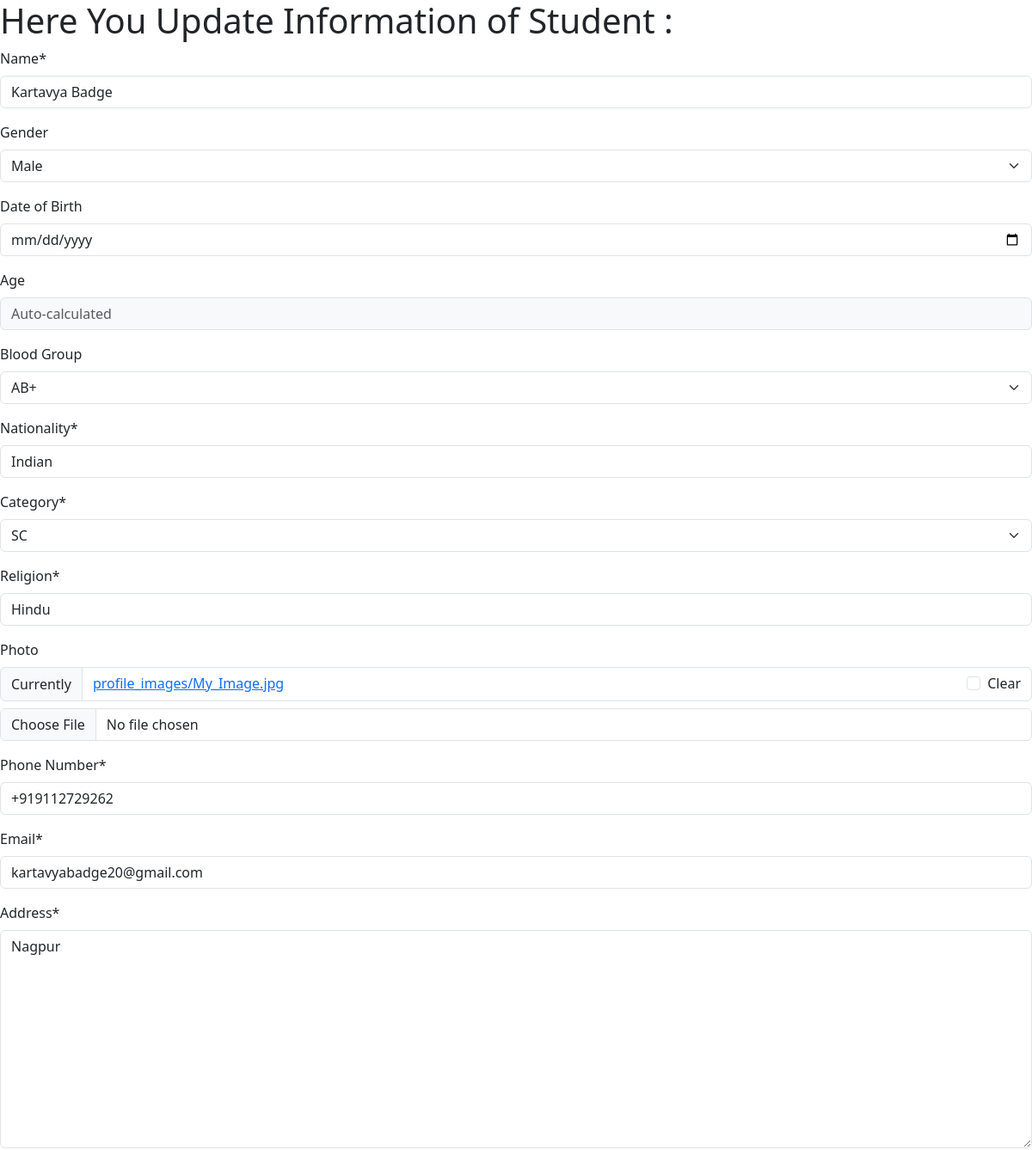
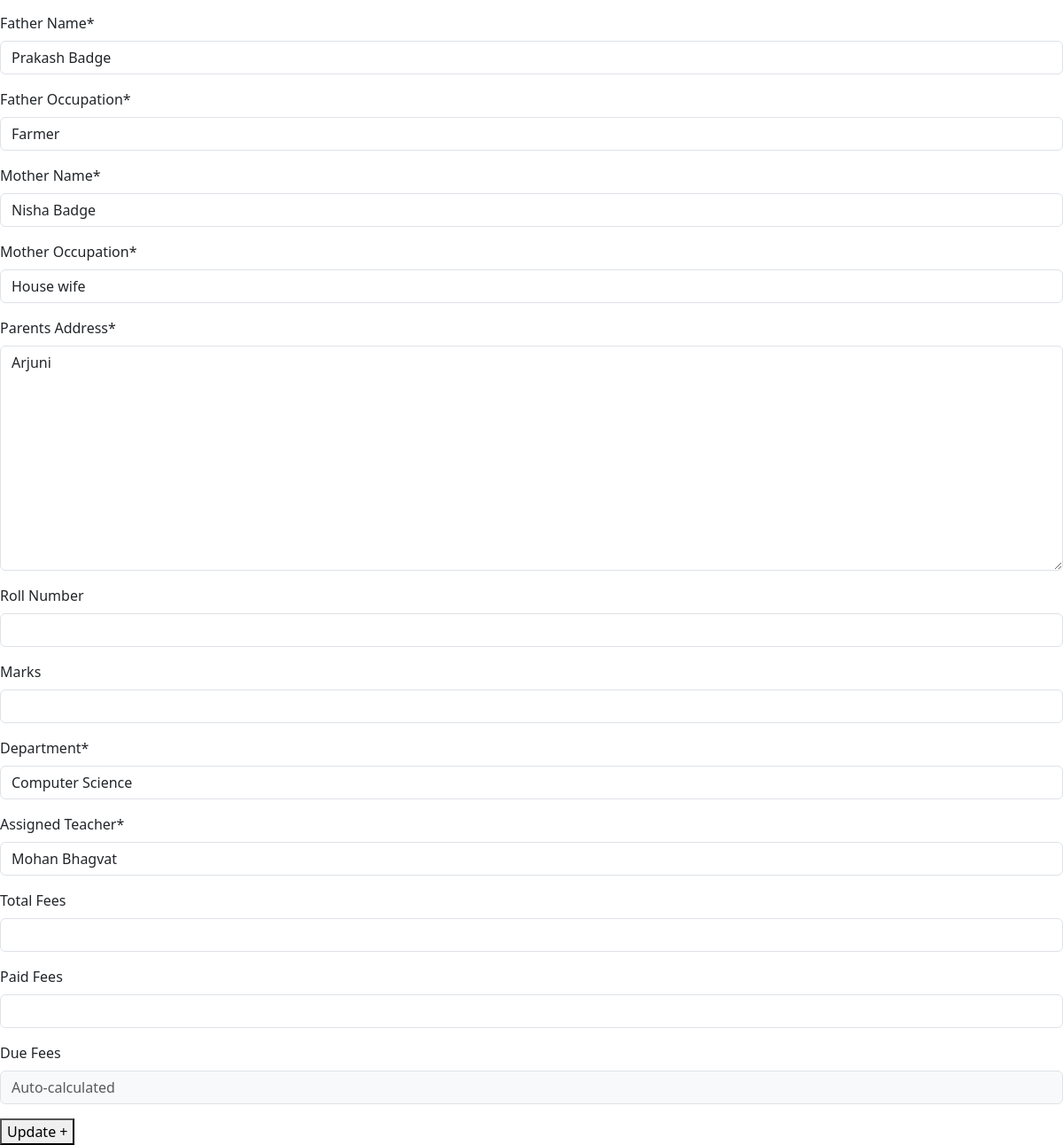
Page /update/7/ on the committed database (2 pictures, top to bottom).
### modelapp/models.py (models this page shows, shortened)
class Student(models.Model):
    Gender_Choices = [
        ('','--Select Gender--'),
        ('Male','Male'),
        ('Female','Female'),
        ('Other','Other'),
    ]
    bldg_choices = [
        ('', '--Select Blood Group--'),
        ('A+','A+')   ,  ('A-','A-'),
        ('B+','B+')   ,  ('B-','B-'),
        ('AB+','AB+') ,  ('AB-','AB-'),
        ('O+','O+')   ,  ('O-','O-'),
    ]
    category_choices = [
        ('', '--Select Category--'),
        ('SC','SC'),
        ('ST','ST'),
        ('NT','NT'),
        ('OBC','OBC'),
        ('General','General'),
    ]
    Name        = models.CharField(max_length=80)
    Gender      = models.CharField(max_length=10, choices=Gender_Choices,default='', verbose_name="Gender", null=True, blank=True)
    DOB         = models.DateField(verbose_name = 'Date of Birth', null = True, blank=True)
    Age         = models.IntegerField(null=True, blank=True)
    Blood_Group = models.CharField(max_length=5, choices=bldg_choices, default='' ,verbose_name="Blood Group", null=True, blank=True)
    Nationality = models.CharField(max_length=20, default='Indian')
    Category    = models.CharField(max_length=10, choices=category_choices, default='' , verbose_name="Category")
    Religion    = models.CharField(max_length=20)
    Photo       = models.ImageField(upload_to='profile_images', null=True, blank=True)
    Phone_Number = PhoneNumberField(region='IN')
    Email        = models.EmailField()
    Address      = models.TextField()
    Father_Name          = models.CharField(max_length=80)
    Father_Occupation    = models.CharField()
    Mother_Name          = models.CharField(max_length=80)
    Mother_Occupation    = models.CharField()
    Parents_Address      = models.TextField()
    student_id     = models.CharField(max_length=10, unique=True, editable=False)
    Roll_Number    = models.IntegerField(null=True, blank=True)
    Marks          = models.FloatField(null=True, blank=True)
    Department         = models.CharField(max_length=20)
    Assigned_Teacher   = models.CharField(max_length=50)
    Total_Fees      = models.IntegerField(null=True, blank=True)
    Paid_Fees       = models.IntegerField(null=True, blank=True)
    Due_Fees        = models.IntegerField(null=True, blank=True)

### modelapp/views.py (the view)
# urls.py: path('update/<int:id>/',views.student_update_view),
def student_update_view(request, id):
    obj = Student.objects.get(pk = id)
    form = UpdateStudentForm(request.POST , request.FILES , instance = obj)
    if form.is_valid():
        form.save()
        return redirect(f'/detail/{obj.id}/')
    context = {
            'form' : UpdateStudentForm(instance = obj )
    }
    return render(request, 'modelapp/update.html', context)

### modelapp/forms.py
class UpdateStudentForm(ModelForm):
    class Meta:
        model = Student
        fields = [
                    'Name' , 'Gender' , 'DOB' , 'Age' ,'Blood_Group' , 'Nationality' , 'Category' , 'Religion' , 'Photo',
                    'Phone_Number' , 'Email' , 'Address' ,
                    'Father_Name' , 'Father_Occupation' , 'Mother_Name' , 'Mother_Occupation' , 'Parents_Address' ,
                    'Roll_Number' , 'Marks' ,
                    'Department' , 'Assigned_Teacher' ,
                    'Total_Fees' , 'Paid_Fees' , 'Due_Fees'
                ]
        widgets = {
            'DOB' : forms.DateInput(attrs={'type': 'date', 'class': 'form-control'}),
            'Age': forms.NumberInput(attrs={
                'readonly': 'readonly',
                'class': 'form-control bg-light',
                'placeholder': 'Auto-calculated'
            }),
            'Due_Fees' : forms.NumberInput(attrs={'readonly': 'readonly' ,
                                            'class': 'form-control bg-light',
                                            'placeholder': 'Auto-calculated'}),
        }

### modelapp/templates/modelapp/update.html (shortened to what this page needs)
<!DOCTYPE html>
<html lang="en">
<head>
    {% load crispy_forms_tags %}
    <link href="https://cdn.jsdelivr.net/npm/bootstrap@5.3.7/dist/css/bootstrap.min.css" rel="stylesheet">
</head>
<body>
    <h1> Here You Update Information of Student : </h1>
    <form action="" method="POST" enctype="multipart/form-data"> {% csrf_token %}
        {{ form | crispy}}
        <button type="submit"> Update + </button>
    </form>
</body>
</html>

### rows in the picture
Student: Name "Kartavya Badge", Gender "Male", Blood_Group "AB+", Nationality "Indian", Category "SC", Religion "Hindu", Phone_Number "+919112729262", Email "kartavyabadge20@gmail.com", Address "Nagpur", Father_Name "Prakash Badge", Father_Occupation "Farmer", Mother_Name "Nisha Badge", Mother_Occupation "House wife", Parents_Address "Arjuni", Department "Computer Science", Assigned_Teacher "Mohan Bhagvat"
